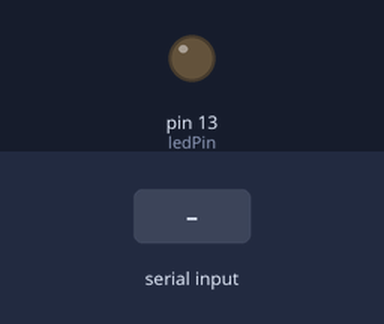
The sketch below on a simulated Arduino Uno, built with avr-gcc and run on an emulated ATmega328P. On the bench: output pins drawn as LEDs (lit = HIGH). The test bench sets the inputs (shaded band).

Above: at 1.2 s.
1.3 s: "90 45\n" received over Serial
At 1.7 s:
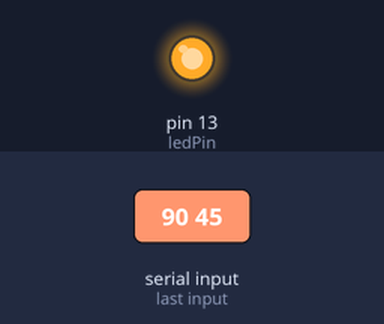
Timing chart, 0 to 10.3 s (numbered marks = the images above; inputs shaded):
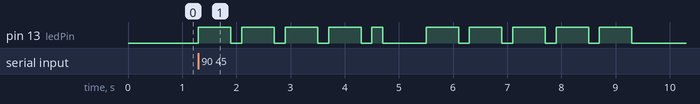

Measured:
- after the input at 1.3 s, pin 13 (ledPin): goes 4 × (HIGH 0.60 s, LOW 0.20 s), HIGH 0.20 s, LOW 0.80 s, 4 × (HIGH 0.60 s, LOW 0.20 s), HIGH 0.60 s, then LOW, starting at once

The sketch:

arduino_sketch_morse.ino
```cpp
//global variables
int dotDelay = 200;
int ledPin = 13;

char* letters[] = {".-", "-...", "-.-.", "-..", //A-I
                  "..-.", "--.", "....", "..",
                  ".---", "-.-", ".-..", "--", "-.", //J-R
                  "---", ".--.", "--.-", ".-.",
                  "...", "-", "..-", "..._", ".--", //S-Z
                  "-..-", "-.--", "--.." };

char* numbers[] = {"-----", ".----", "..---", "...--", "....-", //0-4
                  ".....", "-....", "--...", "---..", "----."}; //5-9


void setup() {

  pinMode(ledPin, OUTPUT);
  Serial.begin(9600);

}

void loop() {

  char ch;
  if (Serial.available() > 0) {

    ch = Serial.read();
    if (ch >= 'a' && ch <= 'z') {

      flashSequence(letters[ch-'a']);
    }

    else if (ch >= 'A' && ch <= 'Z') {

      flashSequence(letters[ch-'A']);
    }

    else if (ch >= '0' && ch <= '9') {

      flashSequence (numbers[ch-'0']);
    }

    else if (ch == ' ') {

      delay (dotDelay * 4);  //gap between words
    }

  }
}

//function clashSequence
void flashSequence (char* sequence) {

  int i = 0;
  while (sequence[i] != '\0') {

    flashDotOrDash(sequence[i]);
    i++;

  }

  delay(dotDelay * 3);
}

//function flashDotOrDash
void flashDotOrDash(char dotOrDash) {

  digitalWrite(ledPin, HIGH);
  if (dotOrDash == '.') {
    delay(dotDelay);
  }

  else {  //it's a dash

    delay(dotDelay * 3);

  }
  digitalWrite(ledPin, LOW);
  delay(dotDelay);
}
```
